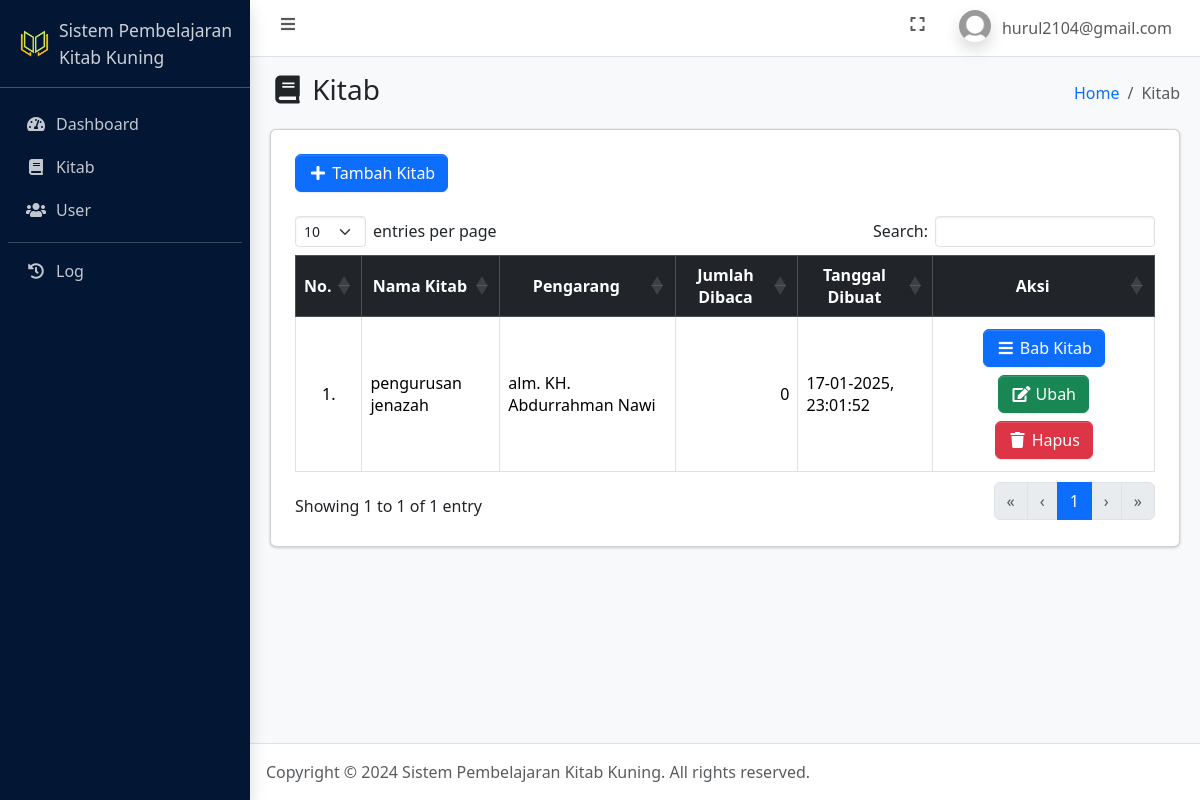
Page /kitab.php (signed in) on the committed database.
### tables this page shows
CREATE TABLE `user` (
  `id_user` int(11) NOT NULL,
  `nama_lengkap` varchar(100) NOT NULL,
  `email` varchar(100) NOT NULL,
  `password` varchar(255) NOT NULL,
  `role` enum('admin','pengguna') NOT NULL,
  `foto` text NOT NULL,
  `is_active` int(1) NOT NULL,
  `dibuat_pada` datetime NOT NULL DEFAULT current_timestamp()
);

CREATE TABLE `kitab` (
  `id_kitab` int(11) NOT NULL,
  `nama_kitab` varchar(255) NOT NULL,
  `pengarang` varchar(255) DEFAULT NULL,
  `jumlah_dibaca` int(11) DEFAULT NULL,
  `dibuat_pada` datetime NOT NULL DEFAULT current_timestamp()
);

### connection.php (called while the page is built, shortened)
<?php
	$host = 'localhost';
	$user = 'root';
	$pass = '';
	$database = 'pembelajaran_kitab_kuning';
	$conn = mysqli_connect($host, $user, $pass, $database);
    if (isset($_SESSION['id_user'])) {
    	$id_user = $_SESSION['id_user'];
		$dataUser = mysqli_fetch_assoc(mysqli_query($conn, "SELECT * FROM user WHERE id_user = $id_user"));
	}
?>

### kitab.php (the view, shortened to what this page needs)
<?php
    require_once 'connection.php';
    $kitab = mysqli_query($conn, "SELECT * FROM kitab ORDER BY nama_kitab ASC");
?>
<!DOCTYPE html>
<html lang="en">
<head>
    <?php include_once 'include/head.php'; ?>
</head>
<body class="layout-fixed sidebar-expand-lg bg-body-tertiary">
    <div class="app-wrapper">
        <?php include_once 'include/navbar.php'; ?>
        <?php include_once 'include/sidebar.php'; ?>
        <main class="app-main">
            <div class="app-content-header">
                <div class="container-fluid">
                    <div class="row">
                        <div class="col-sm-6">
                            <h3 class="mb-0"><i class="nav-icon fas fa-fw fa-book"></i> Kitab</h3>
                        </div>
                        <div class="col-sm-6">
                            <ol class="breadcrumb float-sm-end">
                                <li class="breadcrumb-item"><a href="index.php">Home</a></li>
                                <li class="breadcrumb-item active" aria-current="page">
                                    Kitab
                                </li>
                            </ol>
                        </div>
                    </div>
                </div>
            </div>
            <div class="app-content">
                <div class="container-fluid">
                    <div class="card">
                        <div class="card-body">
                            <div class="table-responsive p-2">
                                <?php if ($dataUser['role'] == 'admin'): ?>
                                    <a href="tambah_kitab.php" class="mb-3 btn btn-primary"><i class="fas fa-fw fa-plus"></i> Tambah Kitab</a>
                                <?php endif ?>
                                <table class="table table-bordered" id="table_id">
                                    <thead class="table-dark">
                                        <tr>
                                            <th class="text-center align-middle">No.</th>
                                            <th class="text-center align-middle">Nama Kitab</th>
                                            <th class="text-center align-middle">Pengarang</th>
                                            <th class="text-center align-middle">Jumlah Dibaca</th>
                                            <th class="text-center align-middle">Tanggal Dibuat</th>
                                            <th class="text-center align-middle">Aksi</th>
                                        </tr>
                                    </thead>
                                    <tbody>
                                        <?php $i = 1; ?>
                                        <?php foreach ($kitab as $dk): ?>
                                            <tr>
                                                <td class="text-center align-middle"><?= $i++; ?>.</td>
                                                <td class="align-middle"><?= $dk['nama_kitab']; ?></td>
                                                <td class="align-middle"><?= $dk['pengarang']; ?></td>
                                                <td class="align-middle"><?= $dk['jumlah_dibaca']; ?></td>
                                                <td class="align-middle"><?= date('d-m-Y, H:i:s', strtotime($dk['dibuat_pada'])); ?></td>
                                                <td class="text-center align-middle">
                                                    <a href="bab_kitab.php?id_kitab=<?= $dk['id_kitab']; ?>" class="m-1 btn btn-primary"><i class="fas fa-fw fa-bars"></i> Bab Kitab</a>
                                                    <?php if ($dataUser['role'] == 'admin'): ?>
                                                        <a href="ubah_kitab.php?id_kitab=<?= $dk['id_kitab']; ?>" class="m-1 btn btn-success"><i class="fas fa-fw fa-edit">
                                                        </i> Ubah</a>
                                                        <a href="hapus_kitab.php?id_kitab=<?= $dk['id_kitab']; ?>" data-nama="<?= $dk['nama_kitab']; ?>" class="m-1 btn btn-danger btn-delete"><i class="fas fa-fw fa-trash"></i> Hapus</a>
                                                    <?php endif ?>
                                                </td>
                                            </tr>
                                        <?php endforeach ?>
                                    </tbody>
                                </table>
                            </div>
                        </div>
                    </div>
                </div>
            </div>
        </main>
        <?php include_once 'include/footer.php'; ?>
    </div>
</body>
</html>

### include/navbar.php (shortened to what this page needs)
<nav class="app-header navbar navbar-expand bg-body">
    <div class="container-fluid">
        <ul class="navbar-nav">
            <li class="nav-item"> <a class="nav-link" data-lte-toggle="sidebar" href="#" role="button"> <i class="fas fa-fw fa-bars"></i> </a> </li>
        </ul>
        <ul class="navbar-nav ms-auto">
            <li class="nav-item"> <a class="nav-link" href="#" data-lte-toggle="fullscreen"> <i data-lte-icon="maximize" class="fas fa-fw fa-expand"></i> </a> </li>
            <li class="nav-item dropdown user-menu">
                <a href="#" class="nav-link dropdown-toggle" data-bs-toggle="dropdown" aria-expanded="false">
                    <img src="assets/img/profiles/default.jpg" class="user-image rounded-circle shadow" alt="User Image">
                    <span class="d-none d-md-inline"><?= $dataUser['email']; ?></span>
                </a>
            </li>
        </ul>
    </div>
</nav>

### rows in the picture
user: email "hurul2104@gmail.com"
kitab: nama_kitab "pengurusan jenazah", pengarang "alm. KH. Abdurrahman Nawi", jumlah_dibaca "0", dibuat_pada "17-01-2025, 23:01:52"
